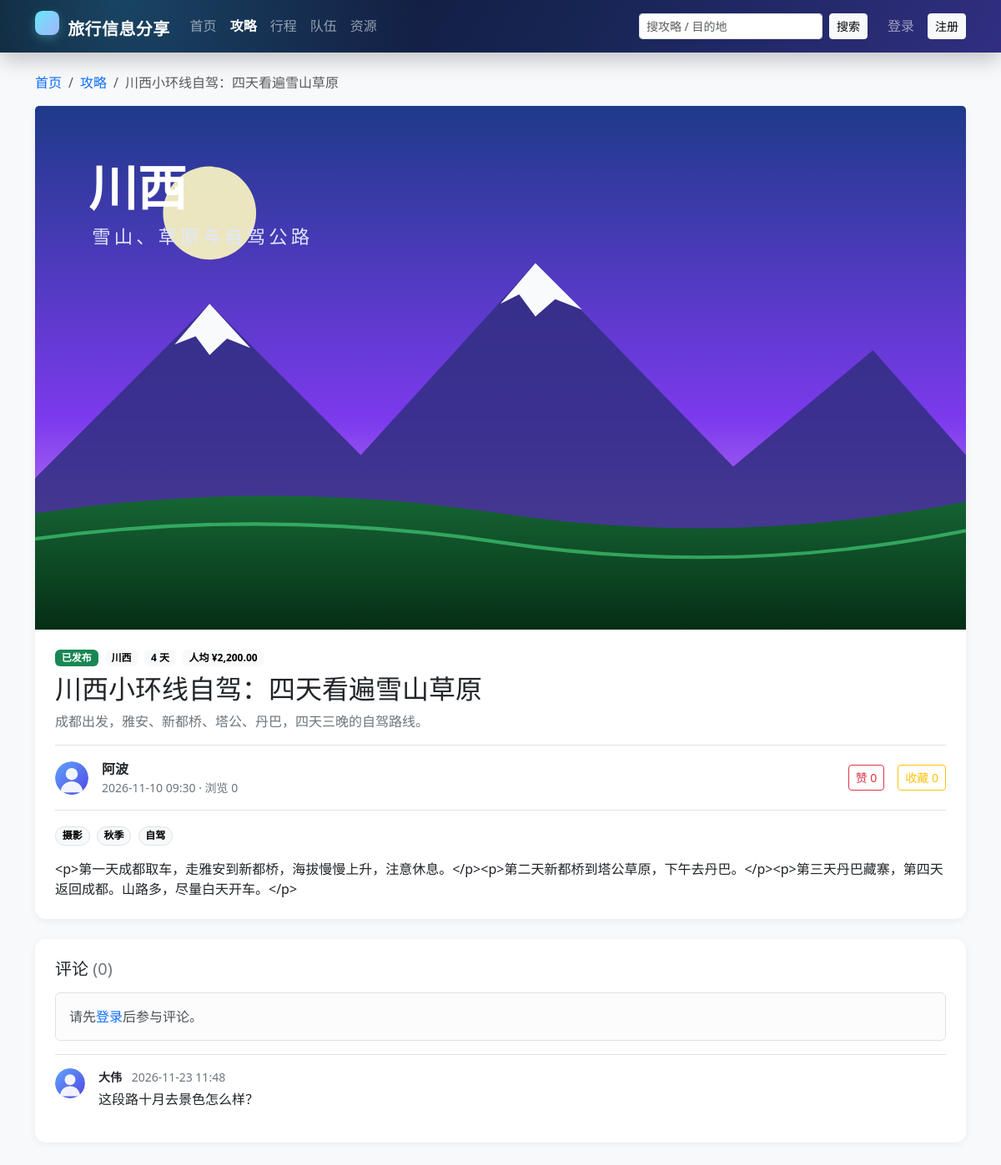
The app's page /guide.php?id=2 with its own data.
### tables this page shows
CREATE TABLE `guide` (
  `id`            INT UNSIGNED NOT NULL AUTO_INCREMENT,
  `author_id`     INT UNSIGNED NOT NULL COMMENT '作者',
  `title`         VARCHAR(100) NOT NULL,
  `destination`   VARCHAR(100) NOT NULL COMMENT '目的地',
  `cover`         VARCHAR(500) DEFAULT NULL COMMENT '封面图URL',
  `summary`       VARCHAR(500) DEFAULT NULL COMMENT '摘要',
  `content`       MEDIUMTEXT NOT NULL COMMENT '正文（富文本/HTML）',
  `day_count`     TINYINT UNSIGNED NOT NULL DEFAULT 1 COMMENT '行程天数',
  `cost_avg`      DECIMAL(10,2) NOT NULL DEFAULT 0.00 COMMENT '人均花费',
  `season`        ENUM('spring','summer','autumn','winter','all') NOT NULL DEFAULT 'all',
  `view_count`    INT UNSIGNED NOT NULL DEFAULT 0,
  `like_count`    INT UNSIGNED NOT NULL DEFAULT 0,
  `collect_count` INT UNSIGNED NOT NULL DEFAULT 0,
  `comment_count` INT UNSIGNED NOT NULL DEFAULT 0,
  `status`        ENUM('draft','pending','published','rejected','hidden') NOT NULL DEFAULT 'draft' COMMENT '草稿/待审/已发布/驳回/隐藏',
  `created_at`    DATETIME NOT NULL DEFAULT CURRENT_TIMESTAMP,
  `updated_at`    DATETIME NOT NULL DEFAULT CURRENT_TIMESTAMP COMMENT '仅内容编辑时由应用更新',
  PRIMARY KEY (`id`),
  KEY `idx_guide_author` (`author_id`,`status`),
  KEY `idx_guide_status_time` (`status`,`created_at`),
  KEY `idx_guide_destination` (`destination`),
  KEY `idx_guide_season` (`season`),
  KEY `idx_guide_status_like` (`status`,`like_count`),
  CONSTRAINT `fk_guide_author` FOREIGN KEY (`author_id`) REFERENCES `user` (`id`) ON DELETE RESTRICT ON UPDATE CASCADE,
  CONSTRAINT `chk_guide_day`  CHECK (`day_count` BETWEEN 1 AND 60),
  CONSTRAINT `chk_guide_cost` CHECK (`cost_avg` >= 0)
);

CREATE TABLE `user` (
  `id`            INT UNSIGNED NOT NULL AUTO_INCREMENT COMMENT '用户ID',
  `username`      VARCHAR(50)  NOT NULL                COMMENT '登录名，唯一',
  `password_hash` VARCHAR(255) NOT NULL                COMMENT 'password_hash() 生成的密码散列',
  `nickname`      VARCHAR(50)  NOT NULL                COMMENT '昵称',
  `avatar`        VARCHAR(500) DEFAULT NULL             COMMENT '头像URL',
  `gender`        ENUM('unknown','male','female','other') NOT NULL DEFAULT 'unknown' COMMENT '性别',
  `email`         VARCHAR(100) DEFAULT NULL             COMMENT '邮箱，唯一（可为空）',
  `phone`         VARCHAR(20)  DEFAULT NULL             COMMENT '手机号',
  `intro`         VARCHAR(500) DEFAULT NULL             COMMENT '个人简介',
  `role`          ENUM('user','admin') NOT NULL DEFAULT 'user'   COMMENT '角色',
  `status`        ENUM('active','disabled') NOT NULL DEFAULT 'active' COMMENT '账号状态',
  `created_at`    DATETIME NOT NULL DEFAULT CURRENT_TIMESTAMP,
  `updated_at`    DATETIME NOT NULL DEFAULT CURRENT_TIMESTAMP ON UPDATE CURRENT_TIMESTAMP,
  PRIMARY KEY (`id`),
  UNIQUE KEY `uk_user_username` (`username`),
  UNIQUE KEY `uk_user_email` (`email`),
  KEY `idx_user_role_status` (`role`,`status`),
  KEY `idx_user_nickname` (`nickname`),
  CONSTRAINT `chk_user_username_len` CHECK (CHAR_LENGTH(`username`) BETWEEN 3 AND 50),
  CONSTRAINT `chk_user_nickname_len` CHECK (CHAR_LENGTH(`nickname`) BETWEEN 1 AND 50)
);

CREATE TABLE `tag` (
  `id`   INT UNSIGNED NOT NULL AUTO_INCREMENT,
  `name` VARCHAR(30) NOT NULL,
  `type` ENUM('theme','season','style','other') NOT NULL DEFAULT 'theme',
  PRIMARY KEY (`id`),
  UNIQUE KEY `uk_tag_name_type` (`name`,`type`)
);

CREATE TABLE `comment` (
  `id`          BIGINT UNSIGNED NOT NULL AUTO_INCREMENT,
  `guide_id`    INT UNSIGNED DEFAULT NULL COMMENT '攻略评论时填写',
  `resource_id` INT UNSIGNED DEFAULT NULL COMMENT '资源评论时填写',
  `user_id`     INT UNSIGNED NOT NULL COMMENT '评论者',
  `parent_id`   BIGINT UNSIGNED DEFAULT NULL COMMENT '回复的上级评论',
  `content`     TEXT NOT NULL,
  `created_at`  DATETIME NOT NULL DEFAULT CURRENT_TIMESTAMP,
  PRIMARY KEY (`id`),
  KEY `idx_comment_guide` (`guide_id`,`created_at`),
  KEY `idx_comment_resource` (`resource_id`,`created_at`),
  KEY `idx_comment_user` (`user_id`),
  KEY `idx_comment_parent` (`parent_id`),
   
   
  CONSTRAINT `fk_comment_guide`    FOREIGN KEY (`guide_id`)    REFERENCES `guide` (`id`)    ON DELETE RESTRICT ON UPDATE RESTRICT,
  CONSTRAINT `fk_comment_resource` FOREIGN KEY (`resource_id`) REFERENCES `resource` (`id`) ON DELETE RESTRICT ON UPDATE RESTRICT,
  CONSTRAINT `fk_comment_user`     FOREIGN KEY (`user_id`)     REFERENCES `user` (`id`)     ON DELETE CASCADE ON UPDATE CASCADE,
  CONSTRAINT `fk_comment_parent`   FOREIGN KEY (`parent_id`)   REFERENCES `comment` (`id`)  ON DELETE CASCADE ON UPDATE CASCADE,
  CONSTRAINT `chk_comment_target` CHECK (
    (`guide_id` IS NOT NULL AND `resource_id` IS NULL)
    OR (`guide_id` IS NULL AND `resource_id` IS NOT NULL)
  ),
  CONSTRAINT `chk_comment_content` CHECK (CHAR_LENGTH(`content`) > 0)
);

### app/db.php (called while the page is built, shortened)
<?php
function db(): PDO
{
    static $pdo = null;
    if ($pdo instanceof PDO) {
        return $pdo;
    }
    $c = config('db');
    $dsn = sprintf(
        'mysql:host=%s;port=%d;dbname=%s;charset=%s',
        $c['host'],
        (int) $c['port'],
        $c['name'],
        $c['charset']
    );
    $pdo = new PDO($dsn, $c['user'], $c['pass'], [
        PDO::ATTR_ERRMODE            => PDO::ERRMODE_EXCEPTION,
        PDO::ATTR_DEFAULT_FETCH_MODE => PDO::FETCH_ASSOC,
        PDO::ATTR_EMULATE_PREPARES   => false,
        PDO::ATTR_STRINGIFY_FETCHES  => false,
    ]);
    $pdo->exec("SET time_zone = '+08:00'");
    return $pdo;
}
function db_all(string $sql, array $params = []): array
{
    $stmt = db()->prepare($sql);
    $stmt->execute($params);
    return $stmt->fetchAll();
}
function db_one(string $sql, array $params = []): ?array
{
    $stmt = db()->prepare($sql);
    $stmt->execute($params);
    $row = $stmt->fetch();
    return $row === false ? null : $row;
}

### app/auth.php (called while the page is built, shortened)
<?php
function current_user(): ?array
{
    if (empty($_SESSION['user_id'])) {
        return null;
    }
    static $cache = [];
    $id = (int) $_SESSION['user_id'];
    $user = db_one(
        'SELECT * FROM `user` WHERE `id` = ? AND `status` = "active" LIMIT 1',
        [$id]
    );
    return $cache[$id] = $user;
}

### public/guide.php (the view, shortened to what this page needs)
<?php
$id = (int) query('id');
$guide = db_one(
    'SELECT g.*, u.`nickname` AS `author_nickname`, u.`avatar` AS `author_avatar`, u.`intro` AS `author_intro`
     FROM `guide` g JOIN `user` u ON u.`id` = g.`author_id`
     WHERE g.`id` = ? LIMIT 1',
    [$id]
);
$isLiked = false;
$isCollected = false;
$tags = db_all(
    'SELECT t.* FROM `guide_tag` gt JOIN `tag` t ON t.`id` = gt.`tag_id` WHERE gt.`guide_id` = ? ORDER BY t.`name`',
    [$id]
);
$comments = db_all(
    'SELECT c.*, u.`nickname`, u.`avatar`, pu.`nickname` AS `parent_nickname`
     FROM `comment` c
     JOIN `user` u ON u.`id` = c.`user_id`
     LEFT JOIN `comment` pc ON pc.`id` = c.`parent_id`
     LEFT JOIN `user` pu ON pu.`id` = pc.`user_id`
     WHERE c.`guide_id` = ?
     ORDER BY c.`created_at` ASC',
    [$id]
);
$replyTo = (int) query('reply', 0);
require APP_ROOT . '/app/views/header.php';
?>
<nav aria-label="breadcrumb">
    <ol class="breadcrumb small">
        <li class="breadcrumb-item"><a href="<?= e(url('/index.php')) ?>">首页</a></li>
        <li class="breadcrumb-item"><a href="<?= e(url('/guides.php')) ?>">攻略</a></li>
        <li class="breadcrumb-item active" aria-current="page"><?= e(excerpt($guide['title'], 24)) ?></li>
    </ol>
</nav>
<article class="card border-0 shadow-sm mb-4">
    <img src="<?= e(cover_url($guide['cover'])) ?>" class="card-img-top guide-detail-cover" alt="<?= e($guide['title']) ?>">
    <div class="card-body p-4">
        <div class="d-flex flex-wrap justify-content-between align-items-start gap-3">
            <div class="flex-grow-1">
                <div class="d-flex flex-wrap gap-2 mb-2">
                    <?= status_html($guide['status']) ?>
                    <span class="badge text-bg-light"><?= e($guide['destination']) ?></span>
                    <span class="badge text-bg-light"><?= (int) $guide['day_count'] ?> 天</span>
                    <span class="badge text-bg-light">人均 ¥<?= money($guide['cost_avg']) ?></span>
                </div>
                <h1 class="h2 mb-2"><?= e($guide['title']) ?></h1>
                <p class="text-secondary mb-0"><?= e($guide['summary']) ?></p>
            </div>
        </div>
        <div class="d-flex flex-wrap align-items-center gap-3 py-3 my-3 border-top border-bottom">
            <img src="<?= e(avatar_url($guide['author_avatar'])) ?>" class="rounded-circle" width="40" height="40" alt="">
            <div class="me-auto">
                <div class="fw-semibold"><?= e($guide['author_nickname']) ?></div>
                <div class="small text-secondary"><?= e(format_dt($guide['created_at'])) ?> · 浏览 <?= (int) $guide['view_count'] ?></div>
            </div>
            <form method="post" action="<?= e(url('/guide.php?id=' . $id)) ?>" class="d-inline">
                <button class="btn btn-sm <?= $isLiked ? 'btn-danger' : 'btn-outline-danger' ?>" type="submit">赞 <?= (int) $guide['like_count'] ?></button>
            </form>
            <form method="post" action="<?= e(url('/guide.php?id=' . $id)) ?>" class="d-inline">
                <button class="btn btn-sm <?= $isCollected ? 'btn-warning' : 'btn-outline-warning' ?>" type="submit">收藏 <?= (int) $guide['collect_count'] ?></button>
            </form>
        </div>
        <?php if ($tags): ?>
            <div class="mb-3">
                <?php foreach ($tags as $tag): ?>
                    <a class="badge rounded-pill text-bg-light border text-decoration-none me-1" href="<?= e(url('/guides.php?tag=' . urlencode($tag['name']))) ?>"><?= e($tag['name']) ?></a>
                <?php endforeach; ?>
            </div>
        <?php endif; ?>
        <div class="guide-content"><?= nl2br(e($guide['content'])) ?></div>
    </div>
</article>
<section class="card border-0 shadow-sm">
    <div class="card-body p-4">
        <div class="d-flex justify-content-between align-items-center mb-3">
            <h2 class="h5 mb-0">评论 <span class="text-secondary">(<?= (int) $guide['comment_count'] ?>)</span></h2>
        </div>
        <?php if ($me !== null): ?>
            <form method="post" action="<?= e(url('/guide.php?id=' . $id)) ?>" class="mb-4">
                <?= csrf_field() ?>
                <input type="hidden" name="action" value="comment">
                <input type="hidden" name="parent_id" value="<?= $replyTo > 0 ? $replyTo : '' ?>">
                <?php if ($replyTo > 0): ?>
                    <div class="alert alert-light border py-2 small">正在回复评论 #<?= $replyTo ?>，<a href="<?= e(url('/guide.php?id=' . $id)) ?>">取消回复</a></div>
                <?php endif; ?>
                <label class="form-label" for="content">写下你的评论</label>
                <textarea class="form-control mb-2" id="content" name="content" rows="3" maxlength="1000" required placeholder="分享你的经验或提问…"></textarea>
                <button class="btn btn-primary" type="submit">发表评论</button>
            </form>
        <?php else: ?>
            <div class="alert alert-light border">请先<a href="<?= e(url('/login.php?next=' . urlencode('/guide.php?id=' . $id))) ?>">登录</a>后参与评论。</div>
        <?php endif; ?>
        <?php foreach ($comments as $c): ?>
            <div class="comment-item d-flex gap-3 py-3 border-top" id="comment-<?= (int) $c['id'] ?>">
                <img src="<?= e(avatar_url($c['avatar'])) ?>" class="rounded-circle flex-shrink-0" width="36" height="36" alt="">
                <div class="flex-grow-1">
                    <div class="d-flex flex-wrap justify-content-between gap-2">
                        <div class="small">
                            <strong><?= e($c['nickname']) ?></strong>
                            <span class="text-secondary ms-2"><?= e(format_dt($c['created_at'])) ?></span>
                        </div>
                    </div>
                    <div class="mt-1"><?= nl2br(e($c['content'])) ?></div>
                </div>
            </div>
        <?php endforeach; ?>
    </div>
</section>
<?php require APP_ROOT . '/app/views/footer.php'; ?>

### public/assets/style.css (style rules this page uses)
:root { --brand: #0d6efd; --ink: #1f2937; --muted: #6b7280; }
body { background: #f5f7fa; color: var(--ink); }
a { text-decoration: none; }
.card { border-radius: .8rem; }
.shadow-sm { box-shadow: 0 .125rem .5rem rgba(15, 23, 42, .06) !important; }
.comment-item { display: flex; gap: .75rem; padding: .85rem 0; border-bottom: 1px solid #f1f3f5; }
.comment-item:last-of-type { border-bottom: 0; }

### records on screen
guide: title "川西小环线自驾：四天看遍雪山草原", cover (picture), destination "川西", day_count "4", cost_avg "2,200.00", summary "成都出发，雅安、新都桥、塔公、丹巴，四天三晚的自驾路线。", author.nickname "阿波", created_at "2026-11-10 09:30", view_count "0", like_count "0", collect_count "0", content "<p>第一天成都取车，走雅安到新都桥，海拔慢慢上升，注意休息。</p><p>第二天新都桥到塔公草原，下午去丹巴。</p><p>第三天丹巴藏寨，第四天返回成都。山路多，尽量白天开车。</p>", comment_count "0"
tag: name "摄影"
tag: name "秋季"
tag: name "自驾"
comment: user.nickname "大伟", created_at "2026-11-23 11:48", content "这段路十月去景色怎么样？"

### other values on screen
$label "已发布"
